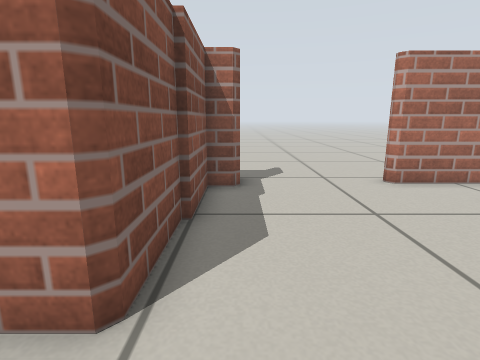
view 1 (above)

12 first-person views from a walk through a robot-simulator world made for Gazebo. The camera is 0.51 m above the floor, tilts 12° down and sees 80° across. The floor is counted in squares, 0.25 m on a side. Each view is taken from the middle of a square. On the plan, view 1 faces up. The plan holds only what a view shows up to about 17 squares ahead; the rest is blank.

view 2
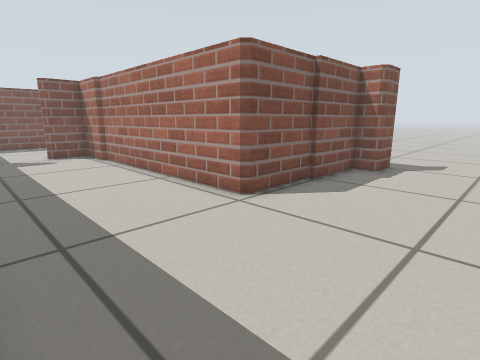

view 3
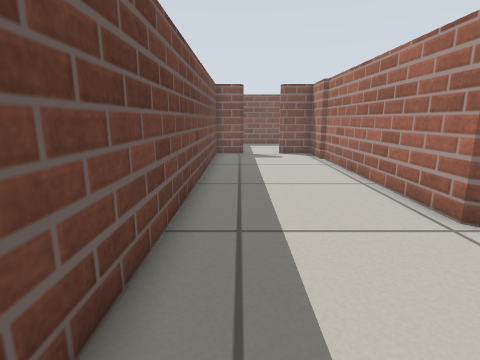

view 4
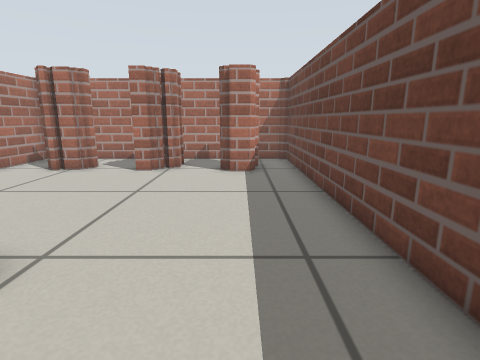

view 5
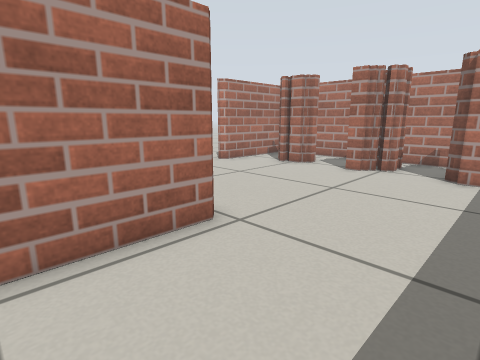

view 6
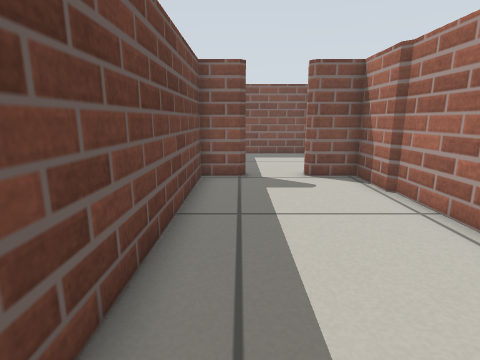

view 7
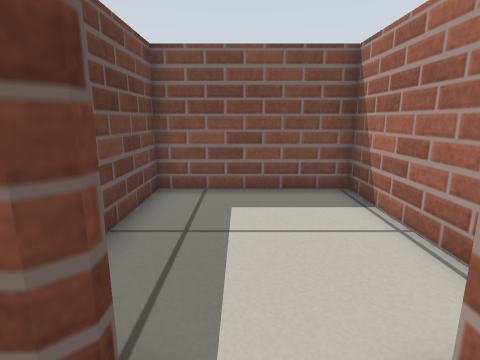

view 8
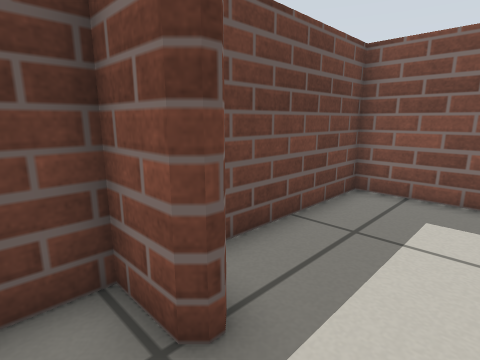

view 9
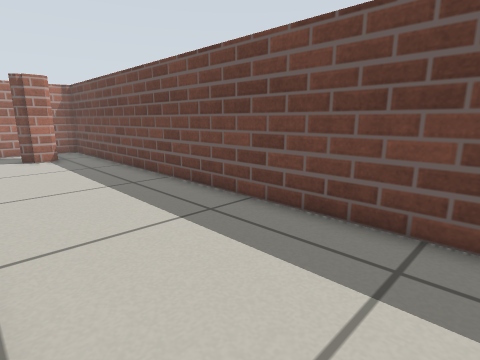

view 10
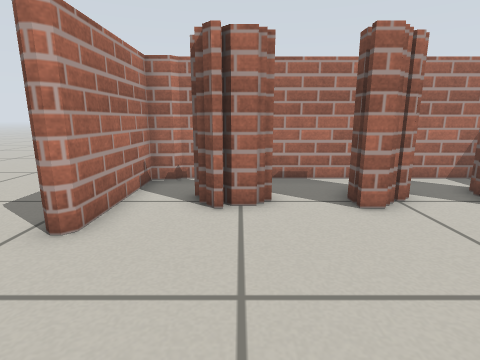

view 11
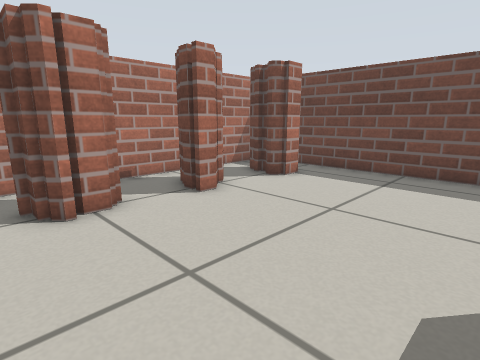

view 12
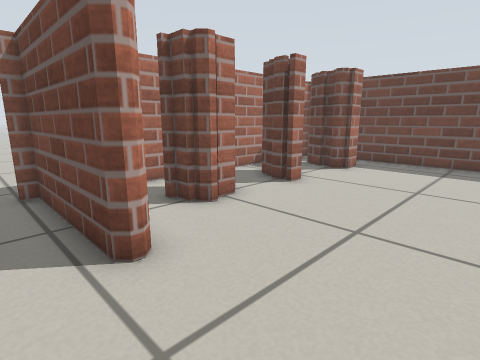

### Floor plan
Points are (right, up) in squares from view 1. A wall is a line through its corners. A room is listed if a view was taken in it or the views show most of it. See-through windows are left out.
Room 1 (views 1, 2, 3, 4, 5, 6, 7, 8, 9, 10, 11)
walls: (-1.2, 5.6) (-1.2, 2.6) (-1.4, 2.4) (-10.9, 2.4); (6.4, 2.5) (6.4, 3.2) (7.2, 3.2) (7.5, 2.9); (6.2, -1.5) (6.2, -0.5); (7, -0.6) (8, -0.6); (0, 8.6) (-1, 8.6) (-1, 5.5); (7.6, 1.6) (7.1, 1.6); (0, 8.8) (-0.2, 8.6); (6.6, 5.5) (6.6, 6.2); (7.5, 5.2) (6.8, 5.2) (6.8, 7) (7.5, 7); (9.8, -3.1) (9.8, 8); (-10.9, 2.2) (-13.2, 2.2) (-13.2, 0.6) (-13.5, 0.3); (9.6, 8.1) (9.6, 9) (4.9, 9); (-13.2, -1.9) (-13.2, -3.4) (9.6, -3.4); (-13.9, -2.1) (-13.5, -1.7)
ways out: opening at (2.5, 9) to room 2; opening at (-13.5, -0.5)
Room 2 (view 12)
walls: (4.9, 9.6) (9.8, 9.6) (9.8, 10); (0, 10.1) (0, 8.8)
ways out: opening at (2.5, 9) to room 1

Positions as (right, up) in squares from view 1, and headings:
1: (0, 0), facing up
2: (4, -3), facing up-left
3: (4, -2), facing left
4: (-5, -1), facing right
5: (-5, -2), facing up-right
6: (-3, -2), facing left
7: (-12, -1), facing left
8: (-12, 0), facing down-left
9: (-10, 2), facing down-right
10: (0, 6), facing right
11: (0, 8), facing down-right
12: (1, 11), facing down-right
